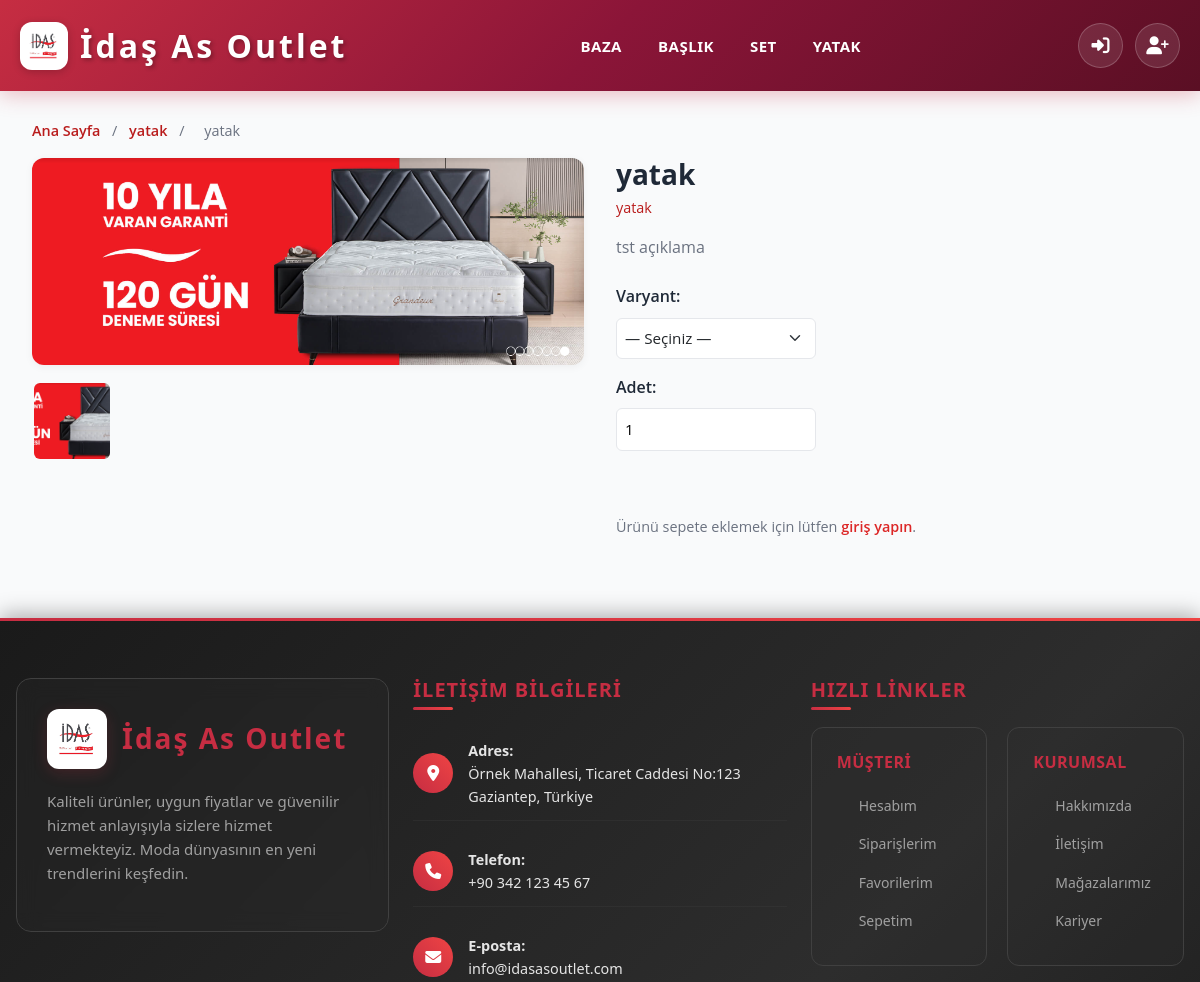
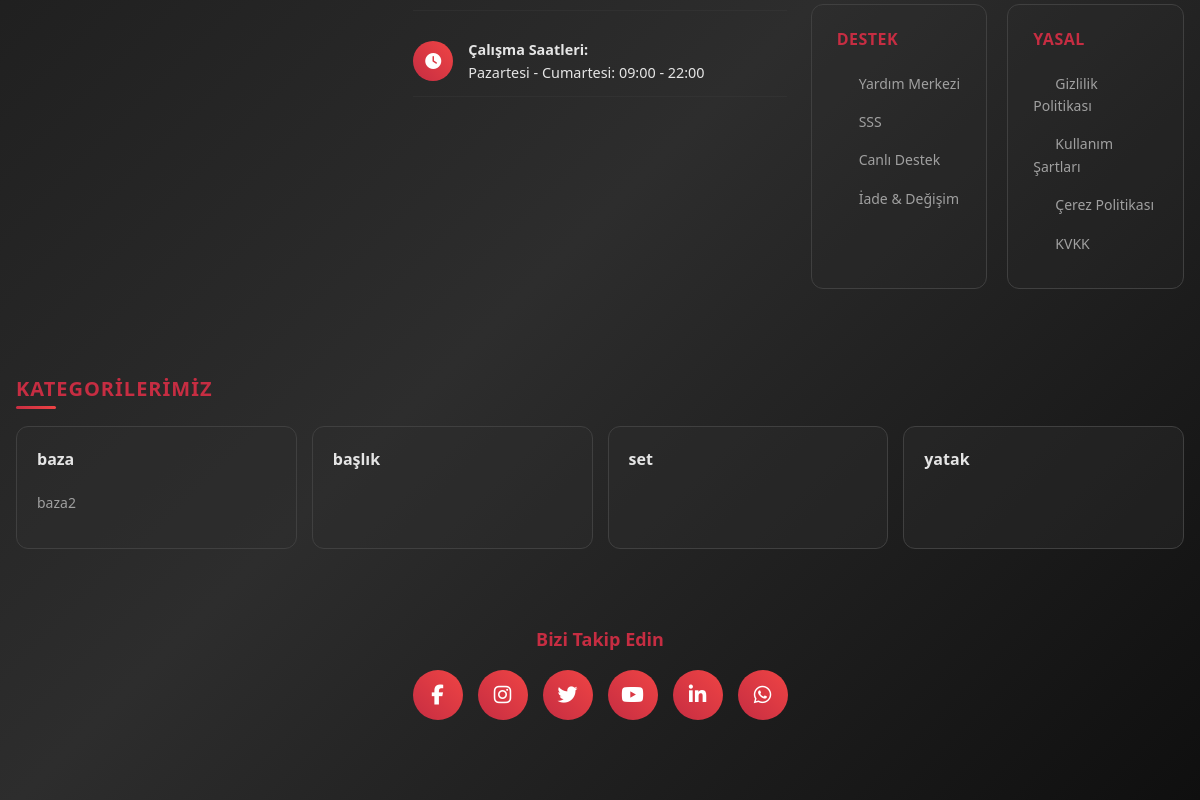
/product/yatak/, run on the app's committed database (2 pictures, top to bottom).
### catalog/models.py (models this page shows, shortened)
class Category(models.Model):
    name        = models.CharField(max_length=100, verbose_name="Kategori Adı")
    slug        = models.SlugField(max_length=120, unique=True, verbose_name="Slug")
    parent      = models.ForeignKey(
        'self',
        related_name='children',
        on_delete=models.CASCADE,
        null=True,
        blank=True
    )
    is_active   = models.BooleanField(default=True)
    class Meta:
        verbose_name = "Kategori"
        verbose_name_plural = "Kategoriler"
        ordering = ['name']
    def get_absolute_url(self):
        return reverse('category_detail', args=[self.slug])

class Product(models.Model):
    name            = models.CharField(max_length=200, verbose_name="Ürün Adı")
    slug            = models.SlugField(max_length=220, unique=True, verbose_name="Slug")
    description     = models.TextField(verbose_name="Ürün Açıklaması")
    category        = models.ForeignKey(Category, related_name='products', on_delete=models.CASCADE)
    created_at      = models.DateTimeField(auto_now_add=True)
    updated_at      = models.DateTimeField(auto_now=True)
    is_active       = models.BooleanField(default=True)
    class Meta:
        verbose_name = "Ürün"
        verbose_name_plural = "Ürünler"
        ordering = ['-created_at']
    def get_featured_image(self):
        featured = self.images.filter(is_featured=True).first()
        if featured:
            return featured
        return self.images.first()

class ProductImage(models.Model):
    product     = models.ForeignKey(Product, related_name='images', on_delete=models.CASCADE)
    image       = models.ImageField(upload_to='product_images/', verbose_name="Ürün Resmi")
    alt_text    = models.CharField(max_length=150, blank=True, verbose_name="Alternatif Metin")
    is_featured = models.BooleanField(default=False, verbose_name="Öne Çıkan Resim (Thumbnail)")
    class Meta:
        verbose_name = "Ürün Resmi"
        verbose_name_plural = "Ürün Resimleri"

### catalog/views.py (the view)
# urls.py: path('product/<slug:slug>/', views.ProductDetailView.as_view(), name='product_detail'),
class ProductDetailView(DetailView):
    model = Product
    template_name = 'catalog/product_detail.html'
    context_object_name = 'product'
    def get_object(self, queryset=None):
        return get_object_or_404(Product, slug=self.kwargs['slug'], is_active=True)
    def get_context_data(self, **kwargs):
        context = super().get_context_data(**kwargs)
        return context

### catalog/templates/catalog/product_detail.html (shortened to what this page needs)
{% extends 'base.html' %}
{% load static %}
{% load humanize %}
{% block content %}
<div class="container">
  <div class="product-breadcrumb mb-3">
    <a href="{% url 'home' %}">Ana Sayfa</a>
    <span>/</span>
    <a href="{% url 'category_detail' product.category.slug %}">{{ product.category.name }}</a>
    <span>/</span>
    <span>{{ product.name }}</span>
  </div>
  <div class="product-detail">
    <div class="product-images">
      {% with img=product.get_featured_image %}
        {% if img %}
          <img id="mainImage" src="{{ img.image.url }}" alt="{{ product.name }}" class="product-main-image">
        {% else %}
          <img id="mainImage" src="{% static 'img/no-image.png' %}" alt="Resim yok" class="product-main-image">
        {% endif %}
      {% endwith %}
      <div class="thumbnail-container">
        {% for thumb in product.images.all %}
          <div class="thumbnail" onclick="document.getElementById('mainImage').src='{{ thumb.image.url }}'; toggleActive(this);">
            <img src="{{ thumb.image.url }}" alt="{{ product.name }} foto">
          </div>
        {% endfor %}
      </div>
    </div>
    <div class="product-info">
      <h3>{{ product.name }}</h3>
      <div class="category-name">{{ product.category.name }}</div>
      <p class="description">{{ product.description }}</p>
      <div class="product-options">
        <label for="variantSelect">Varyant:</label>
        <select id="variantSelect" name="variant" class="form-select" form="addCartForm" required>
          <option value="">— Seçiniz —</option>
        </select>
        <label for="quantity" class="mt-3">Adet:</label>
        <input type="number" id="quantity" name="quantity" value="1" min="1" class="quantity-input" form="addCartForm">
      </div>
      {% if user.is_authenticated %}
        <form id="addCartForm" method="get">
          <div class="action-buttons">
            <button type="submit" class="btn-add-cart">
              <i class="bi bi-cart-plus"></i> Sepete Ekle
            </button>
            <a href="{% url 'add_to_favorites' product.id %}" class="btn-favorite">
              <i class="bi bi-heart"></i> Favoriye Ekle
            </a>
          </div>
        </form>
      {% else %}
        <div class="login-prompt">
          Ürünü sepete eklemek için lütfen <a href="{% url 'login' %}">giriş yapın</a>.
        </div>
      {% endif %}
    </div>
  </div>
</div>
{% endblock %}

### templates/navbar.html (shortened to what this page needs)
{% load static %}
<nav class="navbar navbar-expand-lg">
    <div class="nav-container">
      <a class="navbar-brand" href="{% url 'home' %}">
        <img src="{% static 'img/idas2.png' %}" alt="Logo" width="48" height="48">
        <span class="logo-text">İdaş As Outlet</span>
      </a>
      <ul class="nav-menu" id="nav-menu">
        {% for category in menu_categories %}
          {% if category.children.all %}
            <li class="nav-item">
              <a href="{% url 'category_detail' category.slug %}"
                 class="nav-link{% if request.path == category.get_absolute_url %} active{% endif %}">
                {{ category.name }}
              </a>
            </li>
          {% else %}
            <li class="nav-item">
              <a href="{% url 'category_detail' category.slug %}"
                 class="nav-link{% if request.path == category.get_absolute_url %} active{% endif %}">
                {{ category.name }}
              </a>
            </li>
          {% endif %}
        {% endfor %}
      </ul>
      <div class="nav-icons">
        {% if user.is_authenticated %}
          <a href="{% url 'profile' %}" class="icon-btn" title="Profil">
            <i class="fas fa-user"></i>
          </a>
          <a href="{% url 'favorite_list' %}" class="icon-btn position-relative" title="Favoriler">
            <i class="fas fa-heart"></i>
            {% if favorite_count > 0 %}
              <span class="badge">{{ favorite_count }}</span>
            {% endif %}
          </a>
          <a href="{% url 'view_cart' %}" class="icon-btn position-relative" title="Sepet">
            <i class="fas fa-shopping-cart"></i>
            {% if cart_count > 0 %}
              <span class="badge">{{ cart_count }}</span>
            {% endif %}
          </a>
          <form method="post" action="{% url 'logout' %}" class="d-inline">
            {% csrf_token %}
            <button type="submit" class="btn-link icon-btn" title="Çıkış">
              <i class="fas fa-sign-out-alt"></i>
            </button>
          </form>
        {% else %}
          <a href="{% url 'login' %}" class="icon-btn" title="Giriş">
            <i class="fas fa-sign-in-alt"></i>
          </a>
          <a href="{% url 'register' %}" class="icon-btn" title="Kayıt">
            <i class="fas fa-user-plus"></i>
          </a>
        {% endif %}
      </div>
    </div>
  </nav>

### templates/footer.html (shortened to what this page needs)
 {% load static %}
  <footer class="premium-footer">
    <div class="container">
      <div class="footer-main">
        <div class="row">
          <div class="col-lg-4 col-md-6">
            <div class="company-info">
              <div class="company-logo">
                <img src="{% static 'img/idas2.png' %}" alt="İdaş As Outlet Logo">
                <div class="company-name">İdaş As Outlet</div>
              </div>
              <p class="company-description">
                Kaliteli ürünler, uygun fiyatlar ve güvenilir hizmet anlayışıyla sizlere hizmet vermekteyiz.
                Moda dünyasının en yeni trendlerini keşfedin.
              </p>
            </div>
          </div>
          <div class="col-lg-4 col-md-6">
            <div class="footer-section">
              <h5 class="footer-title">İletişim Bilgileri</h5>
              <ul class="contact-list">
                <li class="contact-item">
                  <div class="contact-icon">
                    <i class="fas fa-map-marker-alt"></i>
                  </div>
                  <div>
                    <strong>Adres:</strong><br>
                    Örnek Mahallesi, Ticaret Caddesi No:123<br>
                    Gaziantep, Türkiye
                  </div>
                </li>
                <li class="contact-item">
                  <div class="contact-icon">
                    <i class="fas fa-phone"></i>
                  </div>
                  <div>
                    <strong>Telefon:</strong><br>
                    +90 342 123 45 67
                  </div>
                </li>
                <li class="contact-item">
                  <div class="contact-icon">
                    <i class="fas fa-envelope"></i>
                  </div>
                  <div>
                    <strong>E-posta:</strong><br>
                    info@idasasoutlet.com
                  </div>
                </li>
                <li class="contact-item">
                  <div class="contact-icon">
                    <i class="fas fa-clock"></i>
                  </div>
                  <div>
                    <strong>Çalışma Saatleri:</strong><br>
                    Pazartesi - Cumartesi: 09:00 - 22:00
                  </div>
                </li>
              </ul>
            </div>
          </div>
          <div class="col-lg-4 col-md-12">
            <div class="footer-section">
              <h5 class="footer-title">Hızlı Linkler</h5>
              <div class="footer-links">
                <div class="link-group">
                  <h6 class="link-group-title">Müşteri</h6>
                  <a href="#" class="footer-link">Hesabım</a>
                  <a href="#" class="footer-link">Siparişlerim</a>
                  <a href="#" class="footer-link">Favorilerim</a>
                  <a href="#" class="footer-link">Sepetim</a>
                </div>
                <div class="link-group">
                  <h6 class="link-group-title">Kurumsal</h6>
                  <a href="#" class="footer-link">Hakkımızda</a>
                  <a href="#" class="footer-link">İletişim</a>
                  <a href="#" class="footer-link">Mağazalarımız</a>
                  <a href="#" class="footer-link">Kariyer</a>
                </div>
                <div class="link-group">
                  <h6 class="link-group-title">Destek</h6>
                  <a href="#" class="footer-link">Yardım Merkezi</a>
                  <a href="#" class="footer-link">SSS</a>
                  <a href="#" class="footer-link">Canlı Destek</a>
                  <a href="#" class="footer-link">İade & Değişim</a>
                </div>
                <div class="link-group">
                  <h6 class="link-group-title">Yasal</h6>
                  <a href="#" class="footer-link">Gizlilik Politikası</a>
                  <a href="#" class="footer-link">Kullanım Şartları</a>
                  <a href="#" class="footer-link">Çerez Politikası</a>
                  <a href="#" class="footer-link">KVKK</a>
                </div>
              </div>
            </div>
          </div>
        </div>
        {% if menu_categories %}
        <div class="row mt-5">
          <div class="col-12">
            <div class="footer-section">
              <h5 class="footer-title">Kategorilerimiz</h5>
              <div class="categories-grid">
                {% for category in menu_categories %}
                  <div class="category-card">
                    <a href="{% url 'category_detail' category.slug %}" class="category-link">
                      {{ category.name }}
                    </a>
                    {% if category.children.all %}
                      <ul class="subcategory-list">
                        {% for child in category.children.all|slice:":4" %}
                          {% if child.is_active %}
                            <li class="subcategory-item">
                              <a href="{% url 'category_detail' child.slug %}" class="subcategory-link">
                                {{ child.name }}
                              </a>
                            </li>
                          {% endif %}
                        {% endfor %}
                      </ul>
                    {% endif %}
                  </div>
                {% endfor %}
              </div>
            </div>
          </div>
        </div>
        {% endif %}
        <div class="social-media">
          <h5 class="social-title">Bizi Takip Edin</h5>
          <div class="social-icons">
            <a href="#" class="social-icon" title="Facebook" aria-label="Facebook">
              <i class="fab fa-facebook-f"></i>
            </a>
            <a href="#" class="social-icon" title="Instagram" aria-label="Instagram">
              <i class="fab fa-instagram"></i>
            </a>
            <a href="#" class="social-icon" title="Twitter" aria-label="Twitter">
              <i class="fab fa-twitter"></i>
            </a>
            <a href="#" class="social-icon" title="YouTube" aria-label="YouTube">
              <i class="fab fa-youtube"></i>
            </a>
            <a href="#" class="social-icon" title="LinkedIn" aria-label="LinkedIn">
              <i class="fab fa-linkedin-in"></i>
            </a>
            <a href="#" class="social-icon" title="WhatsApp" aria-label="WhatsApp">
              <i class="fab fa-whatsapp"></i>
            </a>
          </div>
        </div>
      </div>
    </div>
  </footer>

### data on the page
Category: name "BAZA", name "baza"
Category: name "BAŞLIK", name "başlık"
Category: name "SET", name "set"
Category: name "YATAK", name "yatak"
Product: category.name "yatak", name "yatak", description "tst açıklama"
ProductImage: image (picture)
Category: name "baza2"
